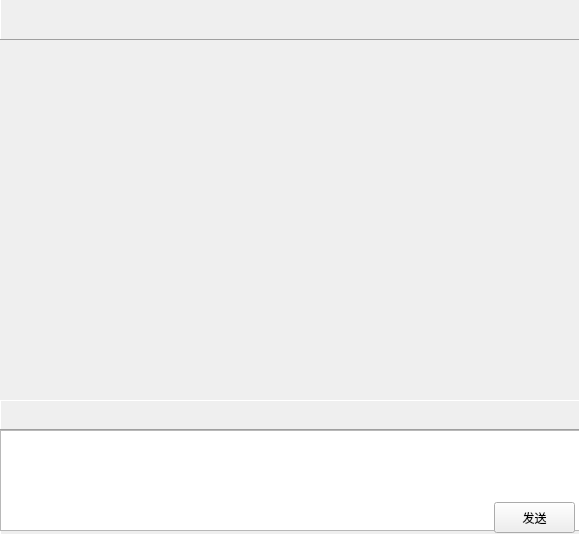
<?xml version="1.0" encoding="UTF-8"?>
<ui version="4.0">
 <class>MessageChatForm</class>
 <widget class="QWidget" name="MessageChatForm">
  <property name="geometry">
   <rect>
    <x>0</x>
    <y>0</y>
    <width>579</width>
    <height>534</height>
   </rect>
  </property>
  <property name="windowTitle">
   <string>Form</string>
  </property>
  <widget class="QFrame" name="frame">
   <property name="geometry">
    <rect>
     <x>0</x>
     <y>-1</y>
     <width>581</width>
     <height>41</height>
    </rect>
   </property>
   <property name="frameShape">
    <enum>QFrame::Panel</enum>
   </property>
   <property name="frameShadow">
    <enum>QFrame::Raised</enum>
   </property>
   <widget class="QLabel" name="namelabel">
    <property name="geometry">
     <rect>
      <x>13</x>
      <y>11</y>
      <width>81</width>
      <height>21</height>
     </rect>
    </property>
    <property name="text">
     <string/>
    </property>
   </widget>
  </widget>
  <widget class="QFrame" name="frame_2">
   <property name="geometry">
    <rect>
     <x>0</x>
     <y>400</y>
     <width>581</width>
     <height>141</height>
    </rect>
   </property>
   <property name="frameShape">
    <enum>QFrame::Panel</enum>
   </property>
   <property name="frameShadow">
    <enum>QFrame::Raised</enum>
   </property>
   <widget class="QFrame" name="frame_3">
    <property name="geometry">
     <rect>
      <x>-1</x>
      <y>-1</y>
      <width>581</width>
      <height>31</height>
     </rect>
    </property>
    <property name="frameShape">
     <enum>QFrame::Panel</enum>
    </property>
    <property name="frameShadow">
     <enum>QFrame::Raised</enum>
    </property>
    <widget class="QPushButton" name="videoButton">
     <property name="geometry">
      <rect>
       <x>200</x>
       <y>0</y>
       <width>25</width>
       <height>25</height>
      </rect>
     </property>
     <property name="text">
      <string/>
     </property>
     <property name="icon">
      <iconset resource="rsrc.qrc">
       <normaloff>:/img/camera.svg</normaloff>:/img/camera.svg</iconset>
     </property>
     <property name="iconSize">
      <size>
       <width>25</width>
       <height>25</height>
      </size>
     </property>
     <property name="flat">
      <bool>true</bool>
     </property>
    </widget>
    <widget class="QPushButton" name="pictureButton">
     <property name="geometry">
      <rect>
       <x>50</x>
       <y>2</y>
       <width>25</width>
       <height>25</height>
      </rect>
     </property>
     <property name="text">
      <string/>
     </property>
     <property name="icon">
      <iconset resource="rsrc.qrc">
       <normaloff>:/img/pic.svg</normaloff>:/img/pic.svg</iconset>
     </property>
     <property name="iconSize">
      <size>
       <width>25</width>
       <height>25</height>
      </size>
     </property>
     <property name="flat">
      <bool>true</bool>
     </property>
    </widget>
    <widget class="QPushButton" name="fileButton">
     <property name="geometry">
      <rect>
       <x>120</x>
       <y>0</y>
       <width>25</width>
       <height>25</height>
      </rect>
     </property>
     <property name="text">
      <string/>
     </property>
     <property name="icon">
      <iconset resource="rsrc.qrc">
       <normaloff>:/img/file.svg</normaloff>:/img/file.svg</iconset>
     </property>
     <property name="iconSize">
      <size>
       <width>25</width>
       <height>25</height>
      </size>
     </property>
     <property name="flat">
      <bool>true</bool>
     </property>
    </widget>
   </widget>
   <widget class="QPlainTextEdit" name="plainTextEdit">
    <property name="geometry">
     <rect>
      <x>0</x>
      <y>30</y>
      <width>581</width>
      <height>101</height>
     </rect>
    </property>
   </widget>
   <widget class="QPushButton" name="sendButton">
    <property name="geometry">
     <rect>
      <x>494</x>
      <y>102</y>
      <width>81</width>
      <height>31</height>
     </rect>
    </property>
    <property name="text">
     <string>发送</string>
    </property>
   </widget>
  </widget>
  <widget class="MessageShowForm" name="chatForm" native="true">
   <property name="geometry">
    <rect>
     <x>-1</x>
     <y>39</y>
     <width>581</width>
     <height>361</height>
    </rect>
   </property>
  </widget>
 </widget>
 <customwidgets>
  <customwidget>
   <class>MessageShowForm</class>
   <extends>QWidget</extends>
   <header location="global">messageshowform.h</header>
   <container>1</container>
  </customwidget>
 </customwidgets>
 <resources>
  <include location="rsrc.qrc"/>
 </resources>
 <connections/>
</ui>
